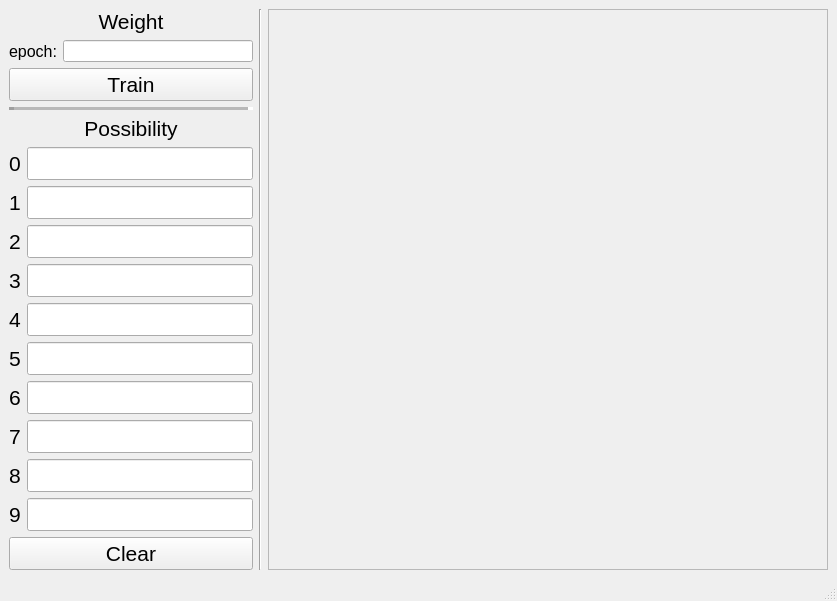
<?xml version="1.0" encoding="UTF-8"?>
<ui version="4.0">
 <class>MainWindow</class>
 <widget class="QMainWindow" name="MainWindow">
  <property name="geometry">
   <rect>
    <x>0</x>
    <y>0</y>
    <width>837</width>
    <height>598</height>
   </rect>
  </property>
  <property name="windowTitle">
   <string>MainWindow</string>
  </property>
  <widget class="QWidget" name="centralwidget">
   <layout class="QHBoxLayout" name="horizontalLayout">
    <item>
     <layout class="QVBoxLayout" name="verticalLayout">
      <item>
       <widget class="QLabel" name="label_2">
        <property name="font">
         <font>
          <family>Arial</family>
          <pointsize>16</pointsize>
         </font>
        </property>
        <property name="text">
         <string>Weight</string>
        </property>
        <property name="alignment">
         <set>Qt::AlignCenter</set>
        </property>
       </widget>
      </item>
      <item>
       <layout class="QHBoxLayout" name="horizontalLayout_2">
        <item>
         <widget class="QLabel" name="label">
          <property name="font">
           <font>
            <family>Arial</family>
            <pointsize>12</pointsize>
           </font>
          </property>
          <property name="text">
           <string>epoch:</string>
          </property>
         </widget>
        </item>
        <item>
         <widget class="QLineEdit" name="epochEdit"/>
        </item>
       </layout>
      </item>
      <item>
       <widget class="QPushButton" name="trainButton">
        <property name="font">
         <font>
          <family>Arial</family>
          <pointsize>16</pointsize>
         </font>
        </property>
        <property name="text">
         <string>Train</string>
        </property>
       </widget>
      </item>
      <item>
       <spacer name="verticalSpacer">
        <property name="orientation">
         <enum>Qt::Vertical</enum>
        </property>
        <property name="sizeHint" stdset="0">
         <size>
          <width>20</width>
          <height>40</height>
         </size>
        </property>
       </spacer>
      </item>
      <item>
       <widget class="Line" name="line_2">
        <property name="frameShadow">
         <enum>QFrame::Sunken</enum>
        </property>
        <property name="lineWidth">
         <number>5</number>
        </property>
        <property name="midLineWidth">
         <number>4</number>
        </property>
        <property name="orientation">
         <enum>Qt::Horizontal</enum>
        </property>
       </widget>
      </item>
      <item>
       <widget class="QLabel" name="label_21">
        <property name="font">
         <font>
          <family>Arial</family>
          <pointsize>16</pointsize>
         </font>
        </property>
        <property name="text">
         <string>Possibility</string>
        </property>
        <property name="alignment">
         <set>Qt::AlignCenter</set>
        </property>
       </widget>
      </item>
      <item>
       <layout class="QFormLayout" name="outputLayout">
        <item row="0" column="0">
         <widget class="QLabel" name="Label0">
          <property name="font">
           <font>
            <family>Arial</family>
            <pointsize>16</pointsize>
           </font>
          </property>
          <property name="text">
           <string>0</string>
          </property>
         </widget>
        </item>
        <item row="0" column="1">
         <widget class="QLineEdit" name="LineEdit0">
          <property name="font">
           <font>
            <family>Arial</family>
            <pointsize>16</pointsize>
           </font>
          </property>
          <property name="alignment">
           <set>Qt::AlignCenter</set>
          </property>
          <property name="readOnly">
           <bool>true</bool>
          </property>
         </widget>
        </item>
        <item row="1" column="0">
         <widget class="QLabel" name="Label1">
          <property name="font">
           <font>
            <family>Arial</family>
            <pointsize>16</pointsize>
           </font>
          </property>
          <property name="text">
           <string>1</string>
          </property>
         </widget>
        </item>
        <item row="1" column="1">
         <widget class="QLineEdit" name="LineEdit1">
          <property name="font">
           <font>
            <family>Arial</family>
            <pointsize>16</pointsize>
           </font>
          </property>
          <property name="alignment">
           <set>Qt::AlignCenter</set>
          </property>
          <property name="readOnly">
           <bool>true</bool>
          </property>
         </widget>
        </item>
        <item row="2" column="0">
         <widget class="QLabel" name="Label2">
          <property name="font">
           <font>
            <family>Arial</family>
            <pointsize>16</pointsize>
           </font>
          </property>
          <property name="text">
           <string>2</string>
          </property>
         </widget>
        </item>
        <item row="2" column="1">
         <widget class="QLineEdit" name="LineEdit2">
          <property name="font">
           <font>
            <family>Arial</family>
            <pointsize>16</pointsize>
           </font>
          </property>
          <property name="alignment">
           <set>Qt::AlignCenter</set>
          </property>
          <property name="readOnly">
           <bool>true</bool>
          </property>
         </widget>
        </item>
        <item row="3" column="0">
         <widget class="QLabel" name="Label3">
          <property name="font">
           <font>
            <family>Arial</family>
            <pointsize>16</pointsize>
           </font>
          </property>
          <property name="text">
           <string>3</string>
          </property>
         </widget>
        </item>
        <item row="3" column="1">
         <widget class="QLineEdit" name="LineEdit3">
          <property name="font">
           <font>
            <family>Arial</family>
            <pointsize>16</pointsize>
           </font>
          </property>
          <property name="alignment">
           <set>Qt::AlignCenter</set>
          </property>
          <property name="readOnly">
           <bool>true</bool>
          </property>
         </widget>
        </item>
        <item row="4" column="0">
         <widget class="QLabel" name="Label4">
          <property name="font">
           <font>
            <family>Arial</family>
            <pointsize>16</pointsize>
           </font>
          </property>
          <property name="text">
           <string>4</string>
          </property>
         </widget>
        </item>
        <item row="4" column="1">
         <widget class="QLineEdit" name="LineEdit4">
          <property name="font">
           <font>
            <family>Arial</family>
            <pointsize>16</pointsize>
           </font>
          </property>
          <property name="alignment">
           <set>Qt::AlignCenter</set>
          </property>
          <property name="readOnly">
           <bool>true</bool>
          </property>
         </widget>
        </item>
        <item row="5" column="0">
         <widget class="QLabel" name="Label5">
          <property name="font">
           <font>
            <family>Arial</family>
            <pointsize>16</pointsize>
           </font>
          </property>
          <property name="text">
           <string>5</string>
          </property>
         </widget>
        </item>
        <item row="5" column="1">
         <widget class="QLineEdit" name="LineEdit5">
          <property name="font">
           <font>
            <family>Arial</family>
            <pointsize>16</pointsize>
           </font>
          </property>
          <property name="alignment">
           <set>Qt::AlignCenter</set>
          </property>
          <property name="readOnly">
           <bool>true</bool>
          </property>
         </widget>
        </item>
        <item row="6" column="0">
         <widget class="QLabel" name="Label6">
          <property name="font">
           <font>
            <family>Arial</family>
            <pointsize>16</pointsize>
           </font>
          </property>
          <property name="text">
           <string>6</string>
          </property>
         </widget>
        </item>
        <item row="6" column="1">
         <widget class="QLineEdit" name="LineEdit6">
          <property name="font">
           <font>
            <family>Arial</family>
            <pointsize>16</pointsize>
           </font>
          </property>
          <property name="alignment">
           <set>Qt::AlignCenter</set>
          </property>
          <property name="readOnly">
           <bool>true</bool>
          </property>
         </widget>
        </item>
        <item row="7" column="0">
         <widget class="QLabel" name="Label7">
          <property name="font">
           <font>
            <family>Arial</family>
            <pointsize>16</pointsize>
           </font>
          </property>
          <property name="text">
           <string>7</string>
          </property>
         </widget>
        </item>
        <item row="7" column="1">
         <widget class="QLineEdit" name="LineEdit7">
          <property name="font">
           <font>
            <family>Arial</family>
            <pointsize>16</pointsize>
           </font>
          </property>
          <property name="alignment">
           <set>Qt::AlignCenter</set>
          </property>
          <property name="readOnly">
           <bool>true</bool>
          </property>
         </widget>
        </item>
        <item row="8" column="0">
         <widget class="QLabel" name="Label8">
          <property name="font">
           <font>
            <family>Arial</family>
            <pointsize>16</pointsize>
           </font>
          </property>
          <property name="text">
           <string>8</string>
          </property>
         </widget>
        </item>
        <item row="8" column="1">
         <widget class="QLineEdit" name="LineEdit8">
          <property name="font">
           <font>
            <family>Arial</family>
            <pointsize>16</pointsize>
           </font>
          </property>
          <property name="alignment">
           <set>Qt::AlignCenter</set>
          </property>
          <property name="readOnly">
           <bool>true</bool>
          </property>
         </widget>
        </item>
        <item row="9" column="0">
         <widget class="QLabel" name="Label9">
          <property name="font">
           <font>
            <family>Arial</family>
            <pointsize>16</pointsize>
           </font>
          </property>
          <property name="text">
           <string>9</string>
          </property>
         </widget>
        </item>
        <item row="9" column="1">
         <widget class="QLineEdit" name="LineEdit9">
          <property name="font">
           <font>
            <family>Arial</family>
            <pointsize>16</pointsize>
           </font>
          </property>
          <property name="alignment">
           <set>Qt::AlignCenter</set>
          </property>
          <property name="readOnly">
           <bool>true</bool>
          </property>
         </widget>
        </item>
       </layout>
      </item>
      <item>
       <widget class="QPushButton" name="clearButton">
        <property name="font">
         <font>
          <family>Arial</family>
          <pointsize>16</pointsize>
         </font>
        </property>
        <property name="text">
         <string>Clear</string>
        </property>
       </widget>
      </item>
      <item>
       <spacer name="verticalSpacer_2">
        <property name="orientation">
         <enum>Qt::Vertical</enum>
        </property>
        <property name="sizeHint" stdset="0">
         <size>
          <width>20</width>
          <height>40</height>
         </size>
        </property>
       </spacer>
      </item>
     </layout>
    </item>
    <item>
     <widget class="Line" name="line">
      <property name="orientation">
       <enum>Qt::Vertical</enum>
      </property>
     </widget>
    </item>
    <item>
     <widget class="QFrame" name="paintBoard">
      <property name="minimumSize">
       <size>
        <width>560</width>
        <height>560</height>
       </size>
      </property>
      <property name="frameShape">
       <enum>QFrame::StyledPanel</enum>
      </property>
      <property name="frameShadow">
       <enum>QFrame::Raised</enum>
      </property>
     </widget>
    </item>
   </layout>
  </widget>
  <widget class="QStatusBar" name="statusBar"/>
 </widget>
 <resources/>
 <connections/>
</ui>
